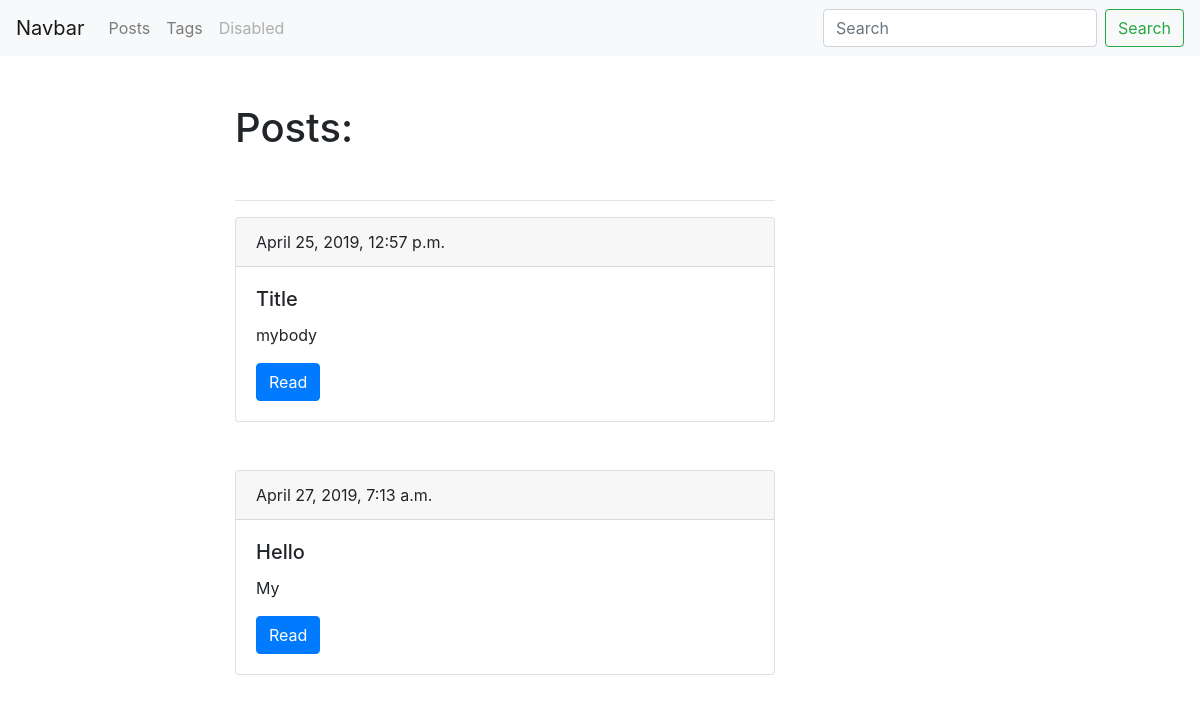
Screenshot of /blog/ with the database file from the repository.
### blog/models.py (models this page shows, shortened)
class Post(models.Model):
    title = models.CharField(max_length=150, db_index=True)
    slug = models.SlugField(max_length=150, blank=True, unique=True)
    body = models.TextField(blank=True, db_index=True)
    tags = models.ManyToManyField('Tag', blank=True, related_name='posts') # создает поле у двух таблиц (манипуляция через менеджер объектов)
    data_pub = models.DateTimeField(auto_now_add=True)
    def get_absolute_url(self):
        return reverse("post_detail", kwargs={"slug": self.slug})

### blog/views.py (the view)
# urls.py: path('', PostList.as_view(), name='posts_list'),
class PostList(View):
    def get(self, request):
        posts = Post.objects.all()
        context = {
            'posts': posts,
            'admin_object':None
            }
        return render(request, 'blog/index.html', context=context)

### blog/templates/blog/index.html (shortened to what this page needs)
{% extends 'blog/base_blog.html' %}
{% block content %}
    <h1 class='mb-5 mt-5'>Posts:</h1>
    <hr>
    {% for post in posts %}
        <div class="card mb-5">
            <div class="card-header">
                {{post.data_pub}}
            </div>
            <div class="card-body">
                <h5 class="card-title">{{post.title}}</h5>
                <p class="card-text">{{post.body|truncatewords:15}}</p>
                <a href="{{ post.get_absolute_url }}" class="btn btn-primary">Read</a>
            </div>
        </div>
    {% endfor %}
{% endblock %}

### rows the page displays
Post: data_pub "April 25, 2019, 12:57 p.m.", title "Title", body "mybody"
Post: data_pub "April 27, 2019, 7:13 a.m.", title "Hello", body "My"
